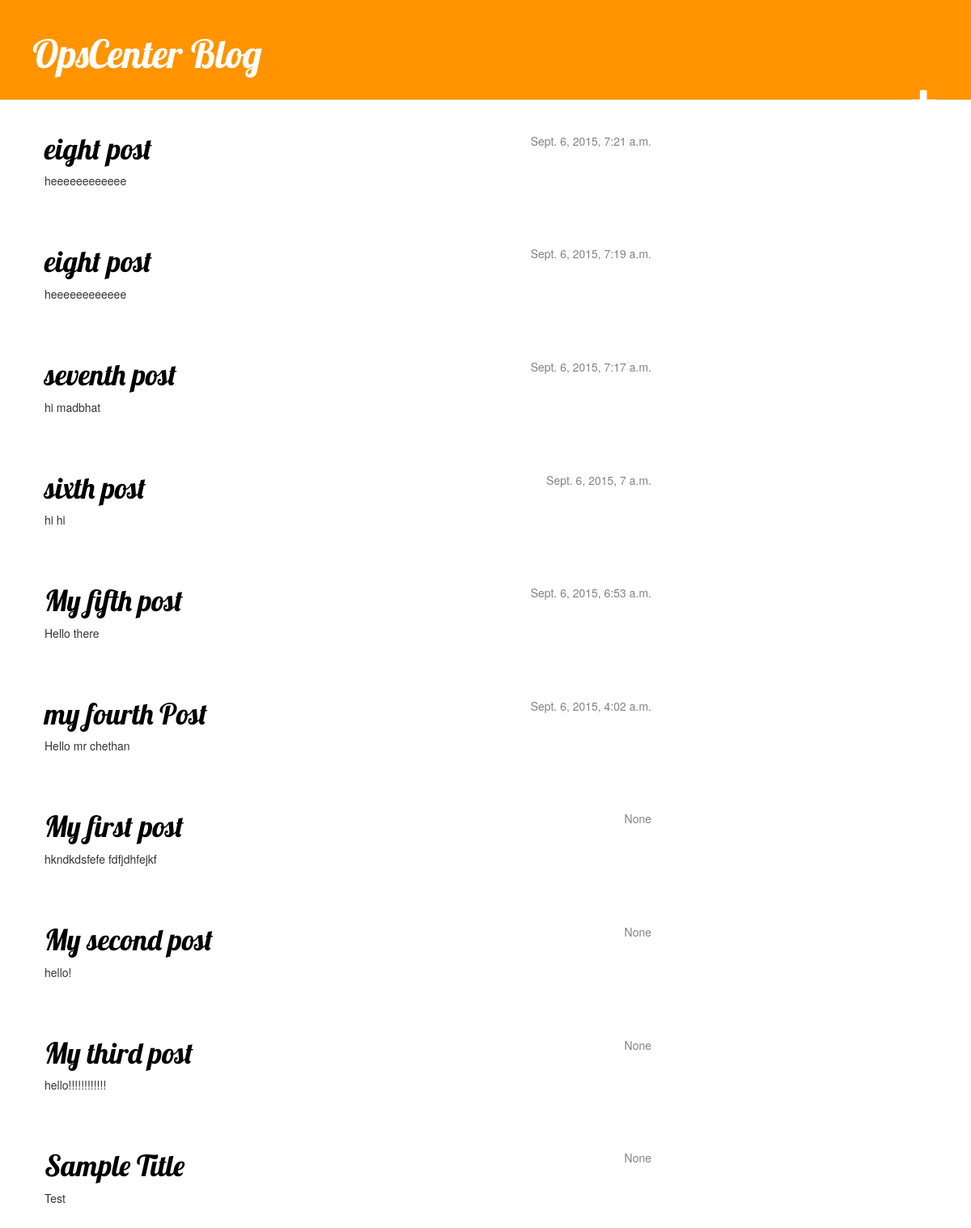
The page / on the database its author committed.
### blog/models.py (models this page shows, shortened)
class Post(models.Model):
    author = models.ForeignKey('auth.User')
    title = models.CharField(max_length=200)
    text = models.TextField()
    created_date = models.DateTimeField(default=timezone.now)
    published_date = models.DateTimeField(blank=True, null=True)

### blog/views.py (the view)
# urls.py: url(r'^$',views.post_list, name='post_list'),
def post_list(request):
    posts = Post.objects.filter().order_by('-published_date')
    return render(request, 'blog/post_list.html', {'posts' : posts})

### blog/template/blog/post_list.html
{% extends "blog/base.html" %}
{% block content %}
    {% for post in posts %}
        <div class="post">
            <div class="date">
                {{ post.published_date }}
            </div>
            <h1><a href="{% url "post_detail" pk=post.pk %}">{{ post.title }}</a></h1>
            <p>{{ post.text|linebreaks }}</p>
        </div>
    {% endfor %}
{% endblock content %}

### blog/template/blog/base.html (shortened to what this page needs)
<!DOCTYPE html>
{% load staticfiles %}
<html>
<head>
<link rel="stylesheet" href="//maxcdn.bootstrapcdn.com/bootstrap/3.2.0/css/bootstrap.min.css">
<link rel="stylesheet" href="//maxcdn.bootstrapcdn.com/bootstrap/3.2.0/css/bootstrap-theme.min.css">
<link rel="stylesheet" href="{% static "css/blog.css" %}">
</head>
<body>
<div class="page-header">
    <h1><a href="/">OpsCenter Blog</a></h1>
    <a href="{% url "post_new" %}" class="top-menu"><span class="glyphicon glyphicon-plus"></span></a>
</div>
<div class="content container">
    <div class="row">
        <div class="col-md-8">
            {% block content %}
            {% endblock %}
        </div>
    </div>
</div>
</body>
</html>

### blog/static/css/blog.css (style rules this page uses)
.page-header { background-color: #ff9400; margin-top: 0; padding: 20px 20px 20px 40px; }
.page-header h1, .page-header h1 a, .page-header h1 a:visited, .page-header h1 a:active { color: #ffffff; font-size: 36pt; text-decoration: none; }
.content { margin-left: 40px; }
h1, h2, h3, h4 { font-family: 'Lobster', cursive; }
.date { float: right; color: #828282; }
.top-menu, .top-menu:hover, .top-menu:visited { color: #ffffff; float: right; font-size: 26pt; margin-right: 20px; }
.post { margin-bottom: 70px; }
.post h1 a, .post h1 a:visited { color: #000000; }

### rows shown on the page
Post: published_date "Sept. 6, 2015, 7:21 a.m.", title "eight post", text "heeeeeeeeeeee"
Post: published_date "Sept. 6, 2015, 7:19 a.m.", title "eight post", text "heeeeeeeeeeee"
Post: published_date "Sept. 6, 2015, 7:17 a.m.", title "seventh post", text "hi madbhat"
Post: published_date "Sept. 6, 2015, 7 a.m.", title "sixth post", text "hi hi"
Post: published_date "Sept. 6, 2015, 6:53 a.m.", title "My fifth post", text "Hello there"
Post: published_date "Sept. 6, 2015, 4:02 a.m.", title "my fourth Post", text "Hello mr chethan"
Post: published_date "None", title "My first post", text "hkndkdsfefe fdfjdhfejkf"
Post: published_date "None", title "My second post", text "hello!"
Post: published_date "None", title "My third post", text "hello!!!!!!!!!!!!"
Post: published_date "None", title "Sample Title", text "Test"
